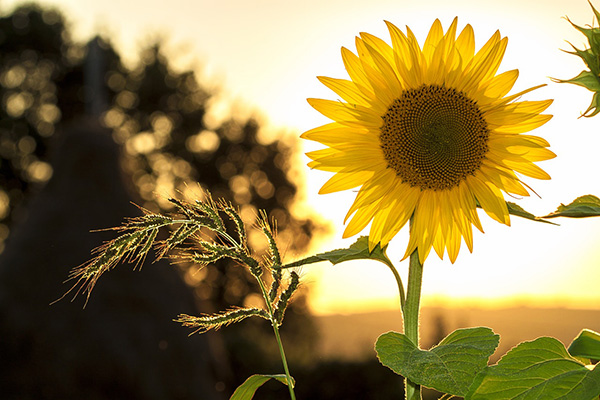
#> input picture imageprocessing/image_1.jpg, 600 x 400 px
$ python eg4.py
#> lines starting #> are read from the running program, lines starting #| are printed output that depends on the picture
import cv2
imageData=cv2.imread("image_1.jpg")
#> imageData is the input picture: shape (400, 600, 3); mean B, G, R 78.6, 128.9, 146.8
#brightness=150
brightness=-150
for r in range(imageData.shape[0]):
    for c in range(imageData.shape[1]):
        rgb=imageData[r][c]
        red=rgb[2]
        green=rgb[1]
        blue=rgb[0]
        red+=brightness
        green+=brightness
        blue+=brightness
        if red>255: red=255
        if red<0: red=0
        if green>255: green=255
        if green<0: green=0
        if blue>255: blue=255
        if blue<0: blue=0
        imageData[r][c]=(blue,green,red)
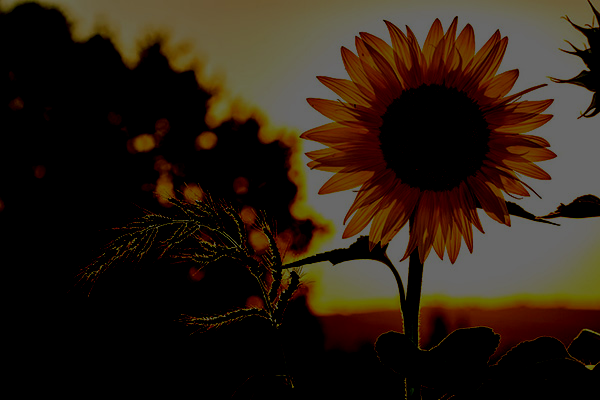
#> imageData: shape (400, 600, 3); mean B, G, R 20.6, 31.9, 43.7
cv2.imwrite("tmpFile.jpg",imageData)
